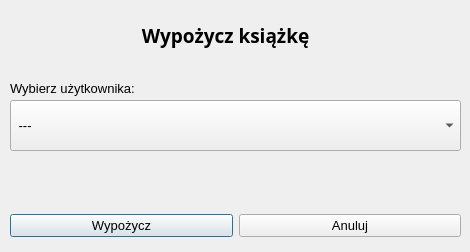
<?xml version="1.0" encoding="UTF-8"?>
<ui version="4.0">
 <class>UserForm</class>
 <widget class="QDialog" name="UserForm">
  <property name="geometry">
   <rect>
    <x>0</x>
    <y>0</y>
    <width>470</width>
    <height>252</height>
   </rect>
  </property>
  <property name="font">
   <font>
    <pointsize>10</pointsize>
   </font>
  </property>
  <property name="windowTitle">
   <string>Formularz</string>
  </property>
  <widget class="QWidget" name="horizontalLayoutWidget">
   <property name="geometry">
    <rect>
     <x>10</x>
     <y>210</y>
     <width>451</width>
     <height>31</height>
    </rect>
   </property>
   <layout class="QHBoxLayout" name="ButtonLayout">
    <item>
     <widget class="QPushButton" name="BorrowBtn">
      <property name="text">
       <string>Wypożycz</string>
      </property>
     </widget>
    </item>
    <item>
     <widget class="QPushButton" name="CancelBtn">
      <property name="text">
       <string>Anuluj</string>
      </property>
     </widget>
    </item>
   </layout>
  </widget>
  <widget class="QComboBox" name="comboBox">
   <property name="geometry">
    <rect>
     <x>10</x>
     <y>100</y>
     <width>451</width>
     <height>51</height>
    </rect>
   </property>
   <item>
    <property name="text">
     <string> ---</string>
    </property>
   </item>
  </widget>
  <widget class="QLabel" name="label">
   <property name="geometry">
    <rect>
     <x>140</x>
     <y>20</y>
     <width>171</width>
     <height>31</height>
    </rect>
   </property>
   <property name="font">
    <font>
     <family>Calibri Light</family>
     <pointsize>14</pointsize>
     <weight>75</weight>
     <bold>true</bold>
    </font>
   </property>
   <property name="text">
    <string>Wypożycz książkę</string>
   </property>
   <property name="alignment">
    <set>Qt::AlignCenter</set>
   </property>
  </widget>
  <widget class="QLabel" name="label_2">
   <property name="geometry">
    <rect>
     <x>10</x>
     <y>80</y>
     <width>141</width>
     <height>16</height>
    </rect>
   </property>
   <property name="text">
    <string>Wybierz użytkownika:</string>
   </property>
  </widget>
 </widget>
 <resources/>
 <connections/>
</ui>
